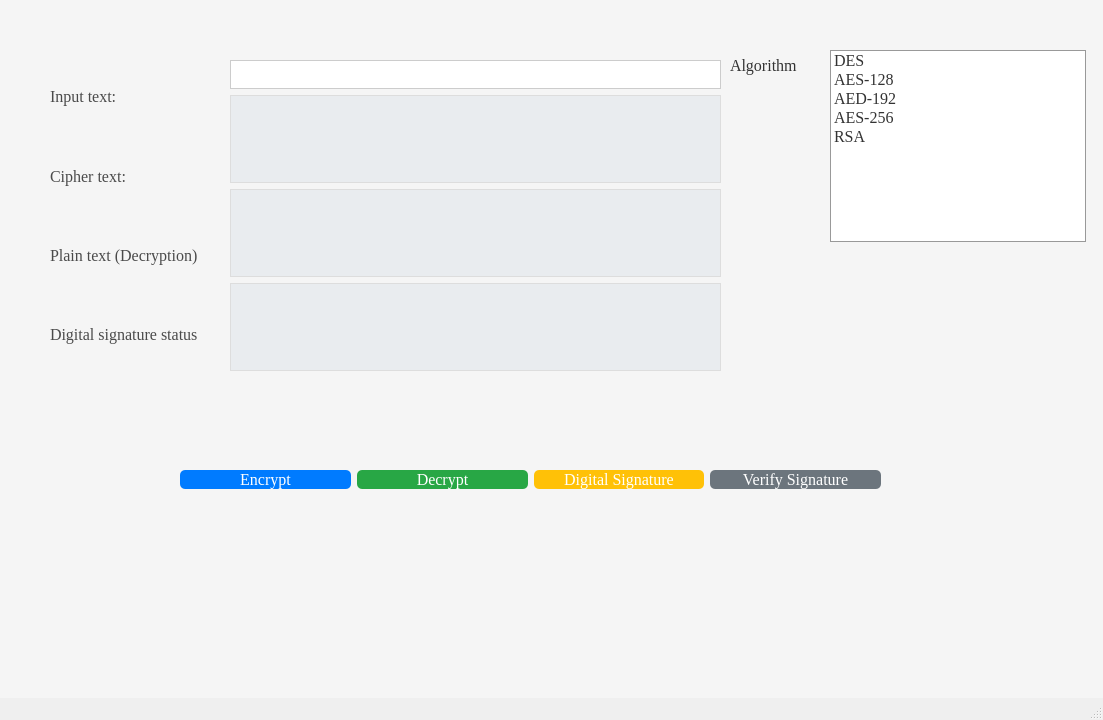
<?xml version="1.0" encoding="UTF-8"?>
<ui version="4.0">
 <class>MainWindow</class>
 <widget class="QMainWindow" name="MainWindow">
  <property name="geometry">
   <rect>
    <x>0</x>
    <y>0</y>
    <width>1103</width>
    <height>720</height>
   </rect>
  </property>
  <property name="windowTitle">
   <string>MainWindow</string>
  </property>
  <widget class="QWidget" name="centralwidget">
   <property name="styleSheet">
    <string>
     background-color: #f5f5f5;
    </string>
   </property>
   <widget class="QLabel" name="label_3">
    <property name="geometry">
     <rect>
      <x>730</x>
      <y>50</y>
      <width>81</width>
      <height>31</height>
     </rect>
    </property>
    <property name="font">
     <font>
      <family>Times New Roman</family>
      <pointsize>12</pointsize>
     </font>
    </property>
    <property name="text">
     <string>Algorithm</string>
    </property>
    <property name="styleSheet">
     <string>
      color: #333333;
     </string>
    </property>
   </widget>
   <widget class="QWidget" name="verticalLayoutWidget">
    <property name="geometry">
     <rect>
      <x>50</x>
      <y>60</y>
      <width>183</width>
      <height>311</height>
     </rect>
    </property>
    <layout class="QVBoxLayout" name="verticalLayout">
     <item>
      <widget class="QLabel" name="label_2">
       <property name="font">
        <font>
         <family>Times New Roman</family>
         <pointsize>12</pointsize>
        </font>
       </property>
       <property name="text">
        <string>Input text:</string>
       </property>
       <property name="styleSheet">
        <string>
         color: #4a4a4a;
        </string>
       </property>
      </widget>
     </item>
     <item>
      <widget class="QLabel" name="label_5">
       <property name="font">
        <font>
         <family>Times New Roman</family>
         <pointsize>12</pointsize>
        </font>
       </property>
       <property name="text">
        <string>Cipher text:</string>
       </property>
       <property name="styleSheet">
        <string>
         color: #4a4a4a;
        </string>
       </property>
      </widget>
     </item>
     <item>
      <widget class="QLabel" name="label_4">
       <property name="font">
        <font>
         <family>Times New Roman</family>
         <pointsize>12</pointsize>
        </font>
       </property>
       <property name="text">
        <string>Plain text (Decryption)</string>
       </property>
       <property name="styleSheet">
        <string>
         color: #4a4a4a;
        </string>
       </property>
      </widget>
     </item>
     <item>
      <widget class="QLabel" name="label_6">
       <property name="font">
        <font>
         <family>Times New Roman</family>
         <pointsize>12</pointsize>
        </font>
       </property>
       <property name="text">
        <string>Digital signature status</string>
       </property>
       <property name="styleSheet">
        <string>
         color: #4a4a4a;
        </string>
       </property>
      </widget>
     </item>
    </layout>
   </widget>
   <widget class="QListWidget" name="listWidget">
    <property name="geometry">
     <rect>
      <x>830</x>
      <y>50</y>
      <width>256</width>
      <height>192</height>
     </rect>
    </property>
    <property name="font">
     <font>
      <family>Times New Roman</family>
      <pointsize>12</pointsize>
     </font>
    </property>
    <property name="styleSheet">
     <string>
      border: 1px solid #999999;
      background-color: #ffffff;
      color: #333333;
     </string>
    </property>
    <item>
     <property name="text">
      <string>DES</string>
     </property>
    </item>
    <item>
     <property name="text">
      <string>AES-128</string>
     </property>
    </item>
    <item>
     <property name="text">
      <string>AED-192</string>
     </property>
    </item>
    <item>
     <property name="text">
      <string>AES-256</string>
     </property>
    </item>
    <item>
     <property name="text">
      <string>RSA</string>
     </property>
    </item>
   </widget>
   <widget class="QWidget" name="horizontalLayoutWidget">
    <property name="geometry">
     <rect>
      <x>180</x>
      <y>440</y>
      <width>701</width>
      <height>80</height>
     </rect>
    </property>
    <layout class="QHBoxLayout" name="horizontalLayout">
     <item>
      <widget class="QPushButton" name="encryptButton">
       <property name="font">
        <font>
         <family>Times New Roman</family>
         <pointsize>12</pointsize>
        </font>
       </property>
       <property name="text">
        <string>Encrypt</string>
       </property>
       <property name="styleSheet">
        <string>
         background-color: #007bff;
         color: #ffffff;
         border-radius: 5px;
        </string>
       </property>
      </widget>
     </item>
     <item>
      <widget class="QPushButton" name="decryptButton">
       <property name="font">
        <font>
         <family>Times New Roman</family>
         <pointsize>12</pointsize>
        </font>
       </property>
       <property name="text">
        <string>Decrypt</string>
       </property>
       <property name="styleSheet">
        <string>
         background-color: #28a745;
         color: #ffffff;
         border-radius: 5px;
        </string>
       </property>
      </widget>
     </item>
     <item>
      <widget class="QPushButton" name="digitalSignatureButton">
       <property name="font">
        <font>
         <family>Times New Roman</family>
         <pointsize>12</pointsize>
        </font>
       </property>
       <property name="text">
        <string>Digital Signature</string>
       </property>
       <property name="styleSheet">
        <string>
         background-color: #ffc107;
         color: #ffffff;
         border-radius: 5px;
        </string>
       </property>
      </widget>
     </item>
     <item>
      <widget class="QPushButton" name="verifyButton">
       <property name="font">
        <font>
         <family>Times New Roman</family>
         <pointsize>12</pointsize>
        </font>
       </property>
       <property name="text">
        <string>Verify Signature</string>
       </property>
       <property name="styleSheet">
        <string>
         background-color: #6c757d;
         color: #ffffff;
         border-radius: 5px;
        </string>
       </property>
      </widget>
     </item>
    </layout>
   </widget>
   <widget class="QWidget" name="verticalLayoutWidget_2">
    <property name="geometry">
     <rect>
      <x>230</x>
      <y>60</y>
      <width>491</width>
      <height>311</height>
     </rect>
    </property>
    <layout class="QVBoxLayout" name="verticalLayout_2">
     <property name="topMargin">
      <number>0</number>
     </property>
     <item>
      <widget class="QLineEdit" name="inputText">
       <property name="font">
        <font>
         <family>Times New Roman</family>
         <pointsize>10</pointsize>
        </font>
       </property>
       <property name="styleSheet">
        <string>
         border: 1px solid #cccccc;
         padding: 5px;
         background-color: #ffffff;
        </string>
       </property>
      </widget>
     </item>
     <item>
      <widget class="QLabel" name="cipherTextLabel">
       <property name="font">
        <font>
         <family>Times New Roman</family>
        </font>
       </property>
       <property name="text">
        <string/>
       </property>
       <property name="styleSheet">
        <string>
         background-color: #e9ecef;
         border: 1px solid #dddddd;
         padding: 5px;
        </string>
       </property>
      </widget>
     </item>
     <item>
      <widget class="QLabel" name="decryptionTextLabel">
       <property name="font">
        <font>
         <family>Times New Roman</family>
        </font>
       </property>
       <property name="text">
        <string/>
       </property>
       <property name="styleSheet">
        <string>
         background-color: #e9ecef;
         border: 1px solid #dddddd;
         padding: 5px;
        </string>
       </property>
      </widget>
     </item>
     <item>
      <widget class="QLabel" name="digitalSignatureVerificationLabel">
       <property name="font">
        <font>
         <family>Times New Roman</family>
         <pointsize>12</pointsize>
        </font>
       </property>
       <property name="text">
        <string/>
       </property>
       <property name="styleSheet">
        <string>
         background-color: #e9ecef;
         border: 1px solid #dddddd;
         padding: 5px;
        </string>
       </property>
      </widget>
     </item>
    </layout>
   </widget>
  </widget>
  <widget class="QMenuBar" name="menubar">
   <property name="geometry">
    <rect>
     <x>0</x>
     <y>0</y>
     <width>1103</width>
     <height>26</height>
    </rect>
   </property>
  </widget>
  <widget class="QStatusBar" name="statusbar"/>
 </widget>
 <resources/>
 <connections/>
</ui>
